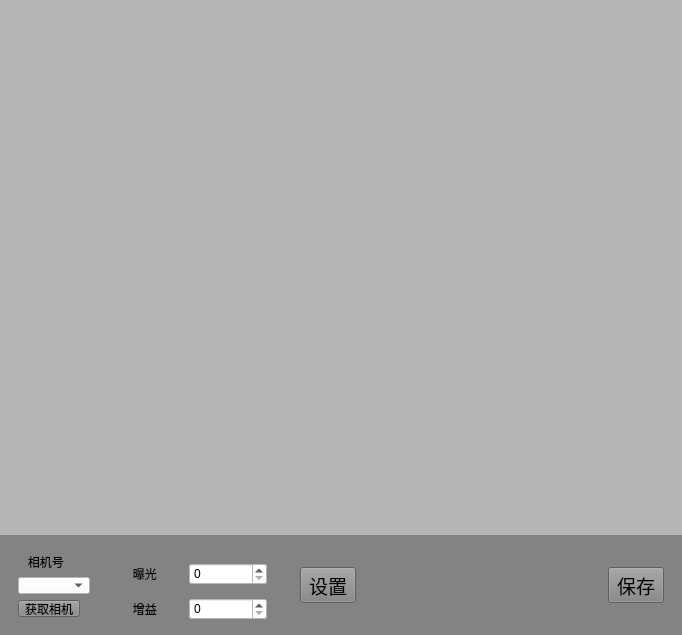
<?xml version="1.0" encoding="UTF-8"?>
<ui version="4.0">
 <class>CameraConfigDialog</class>
 <widget class="QDialog" name="CameraConfigDialog">
  <property name="geometry">
   <rect>
    <x>0</x>
    <y>0</y>
    <width>682</width>
    <height>635</height>
   </rect>
  </property>
  <property name="windowTitle">
   <string>相机参数</string>
  </property>
  <property name="styleSheet">
   <string notr="true">background-color: rgb(181, 181, 181);</string>
  </property>
  <layout class="QVBoxLayout" name="verticalLayout_2">
   <property name="spacing">
    <number>0</number>
   </property>
   <property name="leftMargin">
    <number>0</number>
   </property>
   <property name="topMargin">
    <number>0</number>
   </property>
   <property name="rightMargin">
    <number>0</number>
   </property>
   <property name="bottomMargin">
    <number>0</number>
   </property>
   <item>
    <layout class="QVBoxLayout" name="verticalLayout">
     <property name="spacing">
      <number>6</number>
     </property>
     <item>
      <widget class="HalconWidget" name="image_window" native="true">
       <property name="mouseTracking">
        <bool>true</bool>
       </property>
       <property name="styleSheet">
        <string notr="true"/>
       </property>
      </widget>
     </item>
     <item>
      <widget class="QWidget" name="botton_menu" native="true">
       <property name="enabled">
        <bool>true</bool>
       </property>
       <property name="maximumSize">
        <size>
         <width>16777215</width>
         <height>100</height>
        </size>
       </property>
       <property name="styleSheet">
        <string notr="true">background-color: rgb(131, 131, 131);</string>
       </property>
       <layout class="QHBoxLayout" name="horizontalLayout">
        <item>
         <widget class="QWidget" name="widget" native="true">
          <layout class="QVBoxLayout" name="verticalLayout_3">
           <item>
            <widget class="QLabel" name="label">
             <property name="text">
              <string>   相机号</string>
             </property>
            </widget>
           </item>
           <item>
            <widget class="QComboBox" name="comboBox">
             <property name="styleSheet">
              <string notr="true">background-color: rgb(255, 255, 255);</string>
             </property>
            </widget>
           </item>
           <item>
            <widget class="QToolButton" name="toolButton_2">
             <property name="text">
              <string>获取相机</string>
             </property>
             <property name="autoRaise">
              <bool>false</bool>
             </property>
            </widget>
           </item>
          </layout>
         </widget>
        </item>
        <item>
         <widget class="QWidget" name="widget_2" native="true">
          <property name="minimumSize">
           <size>
            <width>180</width>
            <height>0</height>
           </size>
          </property>
          <layout class="QVBoxLayout" name="verticalLayout_4">
           <item>
            <widget class="QWidget" name="widget_4" native="true">
             <property name="minimumSize">
              <size>
               <width>0</width>
               <height>42</height>
              </size>
             </property>
             <layout class="QHBoxLayout" name="horizontalLayout_3">
              <item>
               <widget class="QLabel" name="label_3">
                <property name="maximumSize">
                 <size>
                  <width>60</width>
                  <height>16777215</height>
                 </size>
                </property>
                <property name="text">
                 <string>   曝光</string>
                </property>
               </widget>
              </item>
              <item>
               <widget class="QSpinBox" name="spinBox">
                <property name="minimumSize">
                 <size>
                  <width>60</width>
                  <height>0</height>
                 </size>
                </property>
                <property name="styleSheet">
                 <string notr="true">background-color: rgb(255, 255, 255);</string>
                </property>
                <property name="maximum">
                 <number>120</number>
                </property>
               </widget>
              </item>
             </layout>
            </widget>
           </item>
           <item>
            <widget class="QWidget" name="widget_5" native="true">
             <property name="minimumSize">
              <size>
               <width>0</width>
               <height>42</height>
              </size>
             </property>
             <layout class="QHBoxLayout" name="horizontalLayout_4">
              <item>
               <widget class="QLabel" name="label_2">
                <property name="maximumSize">
                 <size>
                  <width>60</width>
                  <height>16777215</height>
                 </size>
                </property>
                <property name="midLineWidth">
                 <number>0</number>
                </property>
                <property name="text">
                 <string>   增益</string>
                </property>
               </widget>
              </item>
              <item>
               <widget class="QSpinBox" name="spinBox_2">
                <property name="minimumSize">
                 <size>
                  <width>60</width>
                  <height>0</height>
                 </size>
                </property>
                <property name="styleSheet">
                 <string notr="true">background-color: rgb(255, 255, 255);</string>
                </property>
                <property name="maximum">
                 <number>120</number>
                </property>
                <property name="singleStep">
                 <number>1</number>
                </property>
               </widget>
              </item>
             </layout>
            </widget>
           </item>
          </layout>
         </widget>
        </item>
        <item>
         <widget class="QWidget" name="widget_3" native="true">
          <layout class="QHBoxLayout" name="horizontalLayout_2">
           <item>
            <widget class="QToolButton" name="toolButton_3">
             <property name="font">
              <font>
               <family>微软雅黑 Light</family>
               <pointsize>14</pointsize>
              </font>
             </property>
             <property name="text">
              <string>设置</string>
             </property>
             <property name="iconSize">
              <size>
               <width>30</width>
               <height>30</height>
              </size>
             </property>
             <property name="autoRaise">
              <bool>false</bool>
             </property>
            </widget>
           </item>
           <item>
            <spacer name="horizontalSpacer">
             <property name="orientation">
              <enum>Qt::Horizontal</enum>
             </property>
             <property name="sizeHint" stdset="0">
              <size>
               <width>218</width>
               <height>20</height>
              </size>
             </property>
            </spacer>
           </item>
           <item>
            <widget class="QToolButton" name="toolButton_4">
             <property name="font">
              <font>
               <family>微软雅黑 Light</family>
               <pointsize>14</pointsize>
              </font>
             </property>
             <property name="text">
              <string>保存</string>
             </property>
             <property name="iconSize">
              <size>
               <width>35</width>
               <height>35</height>
              </size>
             </property>
             <property name="autoRaise">
              <bool>false</bool>
             </property>
            </widget>
           </item>
          </layout>
         </widget>
        </item>
       </layout>
      </widget>
     </item>
    </layout>
   </item>
  </layout>
 </widget>
 <customwidgets>
  <customwidget>
   <class>HalconWidget</class>
   <extends>QWidget</extends>
   <header>halcon_widget.h</header>
   <container>1</container>
  </customwidget>
 </customwidgets>
 <resources/>
 <connections/>
</ui>
